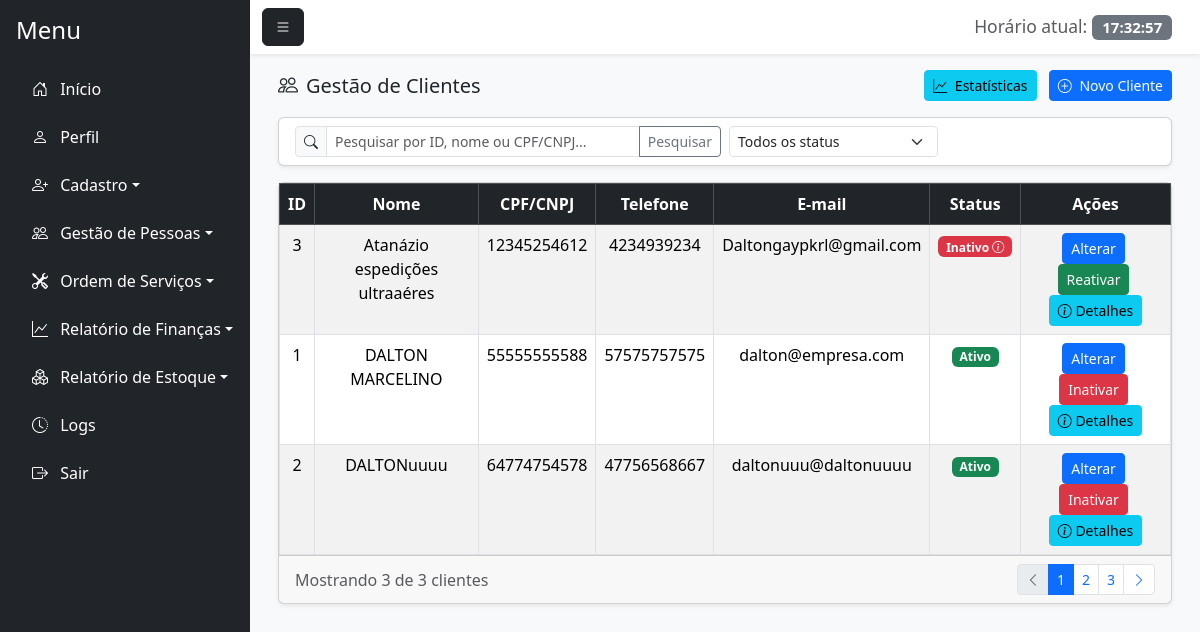
/gestao_cliente.php (signed in), run on an earlier commit of the app's database.
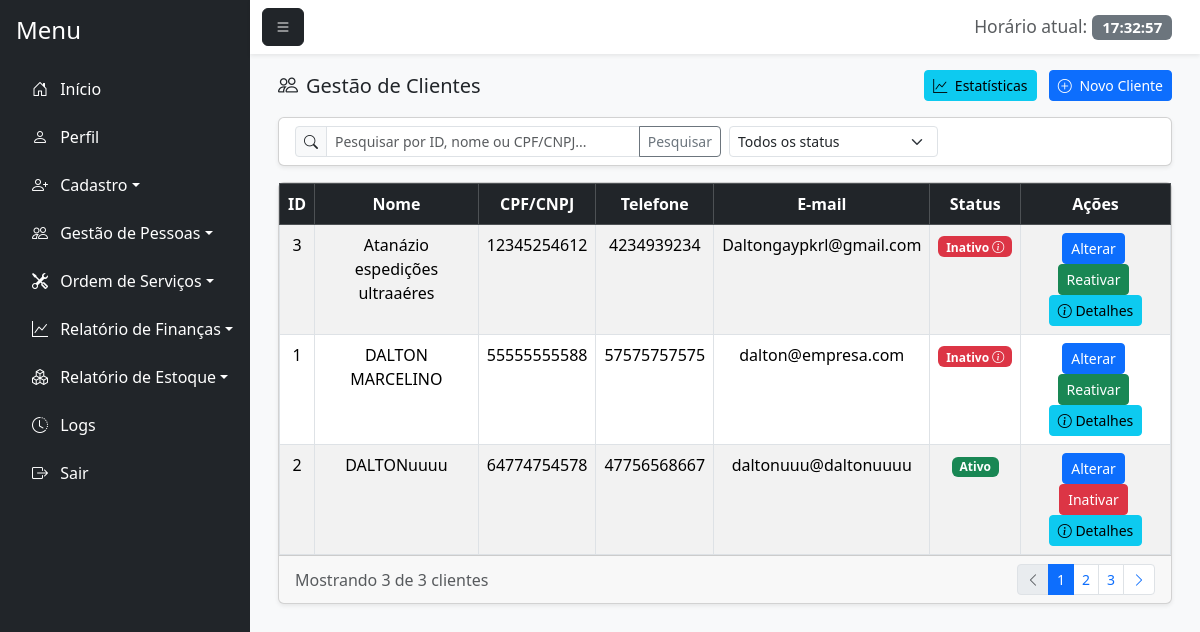
And on a later commit of the database.
### tables this page shows
CREATE TABLE `cliente` (
  `id_cliente` int(11) NOT NULL,
  `id_funcionario` int(11) NOT NULL,
  `nome_cliente` varchar(100) NOT NULL,
  `cpf_cnpj` varchar(20) NOT NULL,
  `endereco` varchar(255) DEFAULT NULL,
  `bairro` varchar(100) DEFAULT NULL,
  `cep` varchar(15) DEFAULT NULL,
  `cidade` varchar(100) DEFAULT NULL,
  `estado` varchar(50) DEFAULT NULL,
  `telefone` varchar(20) DEFAULT NULL,
  `email` varchar(100) DEFAULT NULL,
  `status` enum('Ativo','Inativo') DEFAULT 'Ativo',
  `data_inatividade` date DEFAULT NULL,
  `observacao_inatividade` text DEFAULT NULL
);

### gestao_cliente.php (the view, shortened to what the changed rows need)
<?php
    require_once 'conexao.php';
        $sql = "SELECT
        c.id_cliente,
        c.nome_cliente,
        c.cpf_cnpj,
        c.endereco,
        c.bairro,
        c.cidade,
        c.estado,
        c.telefone,
        c.email,
        c.status,
        c.data_inatividade,
        c.observacao_inatividade,
        f.nome_funcionario
        FROM cliente c
        LEFT JOIN funcionario f ON c.id_funcionario = f.id_funcionario";
    $sql .= " ORDER BY c.nome_cliente ASC";
    $stmt = $pdo->prepare($sql);
    $stmt->execute();
    $clientes = $stmt->fetchAll(PDO::FETCH_ASSOC);
?>
<!DOCTYPE html>
<html lang="pt-BR">
<head>
    <link href="https://cdn.jsdelivr.net/npm/bootstrap@5.3.7/dist/css/bootstrap.min.css" rel="stylesheet">
    <link rel="stylesheet" href="https://cdn.jsdelivr.net/npm/bootstrap-icons@1.11.1/font/bootstrap-icons.css">
    <link href="https://cdn.jsdelivr.net/npm/bootstrap-icons@1.11.1/font/bootstrap-icons.css" rel="stylesheet">
</head>
<body class="bg-light">
    <div class="d-flex vh-100 bg-light">
        <div class="flex-grow-1 d-flex flex-column">
            <div class="flex-grow-1 p-3" style="overflow-y: auto;">
                <div class="container-fluid">
                    <div class="card shadow-sm">
                        <div class="card-body p-0">
                            <div class="table-responsive">
                                <?php if(!empty($clientes)): ?>
                                    <table class="table table-striped table-hover table-bordered mb-0">
                                        <thead class="table-dark">
                                            <tr>
                                                <th><center>ID</center></th>
                                                <th><center>Nome</center></th>
                                                <th><center>CPF/CNPJ</center></th>
                                                <th><center>Telefone</center></th>
                                                <th><center>E-mail</center></th>
                                                <th><center>Status</center></th>
                                                <th class="text-center">Ações</th>
                                            </tr>
                                        </thead>
                                        <tbody>
                                            <?php foreach($clientes as $cliente): ?>
                                                <tr>
                                                    <td><center><?=htmlspecialchars($cliente['id_cliente'])?></center></td>
                                                    <td><center><?=htmlspecialchars($cliente['nome_cliente'])?></center></td>
                                                    <td><center><?=htmlspecialchars($cliente['cpf_cnpj'])?></center></td>
                                                    <td><center><?=htmlspecialchars($cliente['telefone'])?></center></td>
                                                    <td><center><?=htmlspecialchars($cliente['email'])?></center></td>
                                                    <td>
                                                        <center>
                                                            <?php if($cliente['status'] == 'Ativo'): ?>
                                                                <span class="badge bg-success">Ativo</span>
                                                            <?php else: ?>
                                                                <span class="badge bg-danger badge-details" onclick="mostrarDetalhesCliente(<?=htmlspecialchars($cliente['id_cliente'])?>)">
                                                                    Inativo <i class="bi bi-info-circle"></i>
                                                                </span>
                                                            <?php endif; ?>
                                                        </center>
                                                    </td>
                                                    <td class="text-center">
                                                        <a href="#" class="btn btn-sm btn-primary me-1" onclick="carregarDadosCliente(<?=htmlspecialchars($cliente['id_cliente'])?>)">Alterar</a>
                                                        <?php if($cliente['status'] == 'Ativo'): ?>
                                                            <a href="inativar_cliente.php?id=<?=htmlspecialchars($cliente['id_cliente'])?>" class="btn btn-sm btn-danger me-1">Inativar</a>
                                                        <?php else: ?>
                                                            <a href="gestao_cliente.php?id=<?=htmlspecialchars($cliente['id_cliente'])?>&acao=reativar" class="btn btn-sm btn-success me-1" onclick="return confirm('Tem certeza que deseja reativar este cliente?')">Reativar</a>
                                                        <?php endif; ?>
                                                        <button class="btn btn-sm btn-info" onclick="mostrarDetalhesCliente(<?=htmlspecialchars($cliente['id_cliente'])?>)">
                                                            <i class="bi bi-info-circle"></i> Detalhes
                                                        </button>
                                                    </td>
                                                </tr>
                                            <?php endforeach;?>
                                        </tbody>
                                    </table>
                                <?php else: ?><br>
                                    <center><p>Nenhum cliente encontrado.</p></center>
                                <?php endif; ?>
                            </div>
                        </div>
                    </div>
                </div>
            </div>
</body>
</html>

What changed in the data, as far as the page shows it:
changed cliente "DALTON MARCELINO": status "Ativo Inativar" → "Inativo Reativar"
